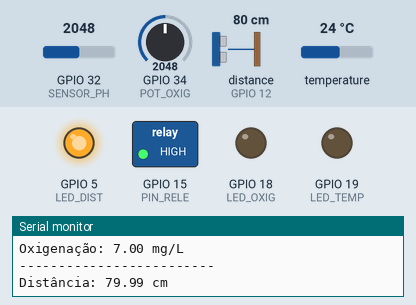
This sketch was run on a simulated ESP32. Parts: switched loads named in the sketch (green lamp = pin HIGH), output pins drawn as LEDs (lit = HIGH), the last lines printed to the serial monitor. Wiring (inferred from the names in the program): ultrasonic range finder: trigger GPIO 14; echo GPIO 12. Inputs (shaded band) come from the test bench; at power-on: distance to the obstacle (sensor on GPIO 12) 80 cm, temperature 24 °C, GPIO 34 (POT_OXIG) = 2048, GPIO 32 (SENSOR_PH) = 2048. The echo pulse lasts 58.3 µs per cm; pins used as bus, display or sensor lines are not drawn.

Above: at 2.0 s.
2.1 s: distance to the obstacle (sensor on GPIO 12) set to 22 cm
3.9 s: distance to the obstacle (sensor on GPIO 12) set to 18 cm
At 5.5 s:
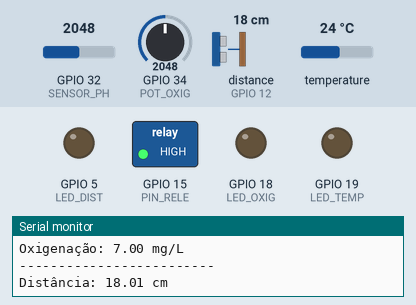
6.6 s: temperature set to 20.5 °C
8.4 s: temperature set to 19.6 °C
At 9.4 s:
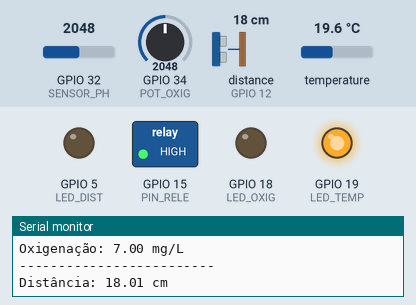
10.2 s: GPIO 34 (POT_OXIG) set to 1209
12.2 s: GPIO 34 (POT_OXIG) set to 1144
At 12.7 s:
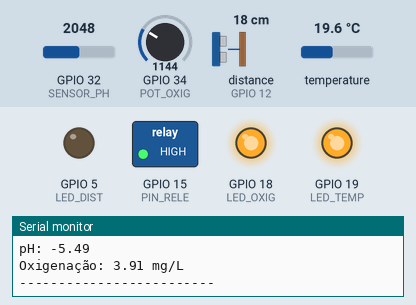
Timing chart, 0 to 15.0 s (numbered marks = the images above; inputs shaded):
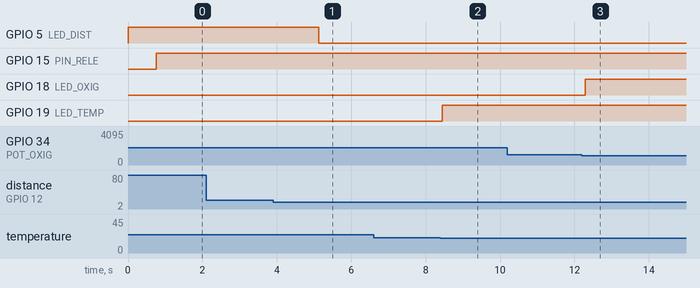

The sketch:

Medidor_IoT.ino
```cpp
#include <OneWire.h>
#define Offset 20.75

const int TRIG_US = 14;            // Pino D4 conectado ao TRIG do sensor de ultrassom
const int ECHO_US = 12;            // Pino D2 conectado ao ECHO do sensor de ultrassom
const int LED_DIST = 5;           // Pino D5 conectado ao LED referente à distância
const int SENSOR_TEMP = 21;       // Pino D13 conectado ao SENSOR referente à temperatura
const int LED_TEMP = 19;          // Pino D18 conectado ao LED referente à temperatura
const int POT_OXIG = 34;          // Pino D32 conectado ao POTENCIÔMETRO referente à oxigenação
const int LED_OXIG = 18;          // Pino D19 conectado ao LED referente à oxigenação
const int SENSOR_PH = 32;         // Pino D36 conectado ao SENSOR referente ao pH
const int PIN_RELE = 15;          // Pino D36 conectado ao POTENCIÔMETRO referente ao pH

OneWire oneWire(SENSOR_TEMP);     //Criação do objeto oneWire que irá controlar o barramento de comunicação com o sensor

void setup() {
  Serial.begin(9600);               // Inicializa a comunicação serial
  pinMode(TRIG_US, OUTPUT);         // Configura o pino TRIG como saída
  pinMode(ECHO_US, INPUT);          // Configura o pino ECHO como entrada
  pinMode(LED_DIST, OUTPUT);        // Configura o LED (referente à distância) como saída
  pinMode(LED_TEMP, OUTPUT);        // Configura o LED (referente à temperatura) como saída
  pinMode(SENSOR_PH, INPUT);        // Configura o POTENCIÔMETRO (referente ao pH) como entrada
  pinMode(POT_OXIG, INPUT);         // Configura o POTENCIÔMETRO (referente à oxigenação) como entrada
  pinMode(LED_OXIG, OUTPUT);        // Configura o LED (referente à oxigenação) como saída
  pinMode(PIN_RELE, OUTPUT);
}

void loop() {
  //-------------------- MEDIÇÃO DA DISTÂNCIA -------------------------
  digitalWrite(TRIG_US, LOW);
  delayMicroseconds(2);
  digitalWrite(TRIG_US, HIGH);
  delayMicroseconds(10);
  digitalWrite(TRIG_US, LOW);
  long duracao = pulseIn(ECHO_US, HIGH);        // Mede o tempo de resposta do ECHO
  float distancia = (duracao * 0.0343) / 2;     // Calcula a distância usando a velocidade do som (aproximadamente 343 m/s)
  Serial.print("Distância: ");
  Serial.print(distancia);
  Serial.println(" cm");
  digitalWrite(LED_DIST, distancia >= 20 ? HIGH : LOW);


  //------------------- MEDIÇÃO DA TEMPERATURA -------------------------
  float tempC = readTemperature();             // Função para ler a temperatura
  Serial.print("Temperatura: ");
  Serial.print(tempC);
  Serial.println(" °C");
  digitalWrite(LED_TEMP, tempC <= 20 ? HIGH : LOW);


  //------------------------ MEDIÇÃO DO PH -------------------------------
  int sensorValue = analogRead(SENSOR_PH);     // Lê o valor analógico
  float Voltage, pHValue;
  Voltage = sensorValue * (3.3 / 4095.0);      // Converte para tensão (3.3V para ESP32)
  pHValue = -15.9 * Voltage + Offset;            // Fórmula para cálculo de pH
  Serial.print("pH: ");
  Serial.println(pHValue);


  //------------------------ MEDIÇÃO DA OXIGENAÇÃO ----------------------
  float oxigenacao = analogRead(POT_OXIG)/292.5;
  Serial.print("Oxigenação: ");
  Serial.print(oxigenacao);
  Serial.println(" mg/L");
  digitalWrite(LED_OXIG, oxigenacao <= 4 ? HIGH : LOW);


  //------------------------ RELÉ ---------------------------------------
  if(distancia >= 15){
    digitalWrite(PIN_RELE, HIGH);
  }else if(distancia <= 10){
    digitalWrite(PIN_RELE, LOW);
  }

  Serial.println("-------------------------"); // Fim da leitura
  delay(500);                                 //Aguardando 2 segundos para iniciar a próxima leitura

}

  float readTemperature() {
    oneWire.reset();                  // Iniciando uma nova comunicação
    oneWire.write(0xCC);              // Skip ROM (caso tenha apenas um sensor)
    oneWire.write(0x44);              // Inicia a conversão da temperatura
    delay(750);                       // Tempo de conversão do sensor

    oneWire.reset();
    oneWire.write(0xCC);
    oneWire.write(0xBE);              // Comando para leitura dos dados

    byte LSB = oneWire.read();        //(Least Significant Byte) → Primeiro byte recebido.
    byte MSB = oneWire.read();        //(Most Significant Byte) → Segundo byte recebido.

    int16_t raw = (MSB << 8) | LSB;   //Juntando os dois bytes para formar um número de 16 bits
    return raw / 16.0;                // Converte para °C
    //Dividimos por 16.0 porque o sensor DS18B20 armazena a temperatura com 4 casas decimais (exemplo: 80.5°C é armazenado como 1288, e 1288 ÷ 16 = 80.5)
  }
```

Measured:
- the behaviour switches between 21 and 20 cm on distance to the obstacle (sensor on GPIO 12) (found by bisection; images 0 and 1)
- the behaviour switches between 20.1 and 20 °C on temperature (found by bisection; images 1 and 2)
- the behaviour switches between 1171 and 1170 on GPIO 34 (POT_OXIG) (found by bisection; images 2 and 3)
- after the input at 3.9 s, GPIO 5 (LED_DIST): HIGH → LOW after 1.2 s
- after the input at 8.4 s, GPIO 19 (LED_TEMP): LOW → HIGH after 0.05 s
- after the input at 12.2 s, GPIO 18 (LED_OXIG): LOW → HIGH after 0.09 s
